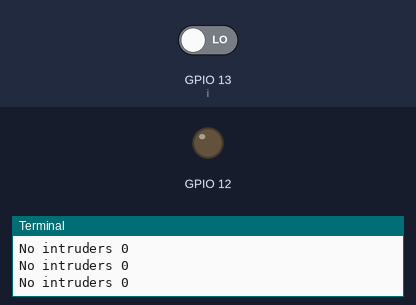
A program run on a simulated Raspberry Pi (BCM pin numbers). Parts: output pins drawn as LEDs (lit = HIGH), the last lines printed to the terminal. The inputs (shaded band) are chosen by the test bench; at power-on: GPIO 13 (i) LOW.

Above: at 1.2 s.
1.3 s: GPIO 13 (i) driven HIGH
At 2.5 s:
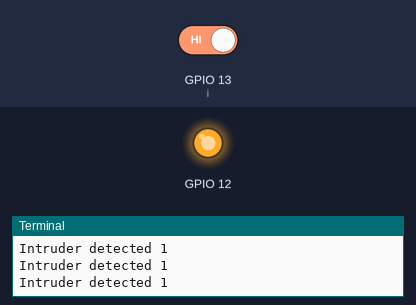
2.8 s: GPIO 13 (i) driven LOW
At 3.8 s:
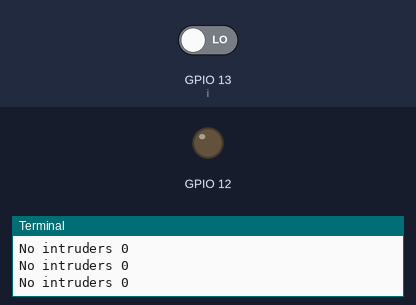
Timing chart, 0 to 5.8 s (numbered marks = the images above; inputs shaded):
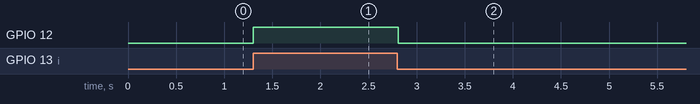

The program:

gpio_PIR_KEA.py
```python
import RPi.GPIO as GPIO
import time

GPIO.setwarnings(False)
GPIO.setmode(GPIO.BCM)
GPIO.setup(13, GPIO.IN)         #Read output from PIR motion sensor
GPIO.setup(12, GPIO.OUT)         #LED output pin

while True:
    i=GPIO.input(13)
    if i==0:                 #When output from motion sensor is LOW
        print ("No intruders",i)
        GPIO.output(12, 0)  #Turn OFF LED
        time.sleep(0.1)
    elif i==1:               #When output from motion sensor is HIGH
        print ("Intruder detected",i)
        GPIO.output(12, 1)  #Turn ON LED
        time.sleep(0.1)
```

Measured:
- after the input at 1.3 s, GPIO 12: LOW → HIGH at once
- after the input at 2.8 s, GPIO 12: HIGH → LOW at once
